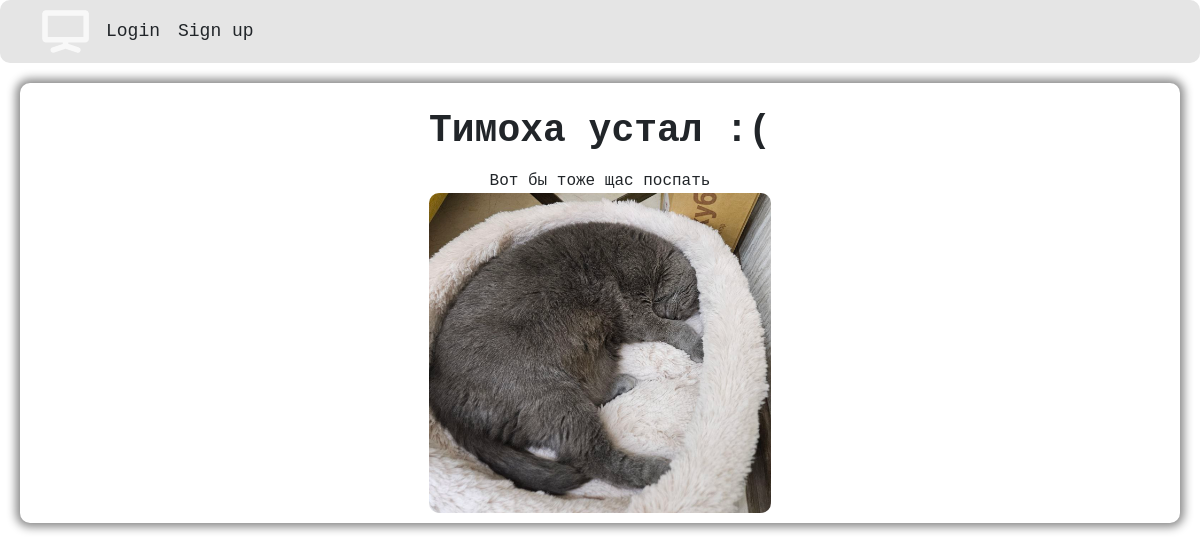
Page /articles/qspf on the committed database.
### articles/models.py (models this page shows, shortened)
class Article(models.Model):
    title = models.CharField(max_length = 200)
    slug = models.SlugField()
    body = models.TextField()
    date = models.DateTimeField(auto_now_add = True)
    thumbnail = models.ImageField(upload_to='images/', blank=True, default='images/default.png')
    author = models.ForeignKey(User, default=None, on_delete=models.CASCADE)

### articles/views.py (the view)
# urls.py: path('<slug:slug>', views.article_item, name='article_detail'),
def article_item(request, slug):
    articles = Article.objects.all().order_by('date')
    article = Article.objects.get(slug=slug)
    return render(request, 'articles/article_item.html', {'article': article, 'articles' : articles})

### articles/templates/articles/article_item.html (shortened to what this page needs)
{% extends "articles/base_layout.html" %}
{%block content %}
<div class="article-detail">
    <h1>{{ article.title }}</h1>
    <p class = "article-p">{{ article.body }}</p>
    {% if article.thumbnail %}
    <img class = "article-img" src = "{{ article.thumbnail.url }}" alt = "">
    {% endif %}
</div>
{% endblock content %}

### static/css/style.css (style rules this page uses)
body { background-color: b0b0b0; font-family: 'Courier New', Courier, monospace; margin: 0px 0px 20px 0px; }
h1 { font-size: 38px; text-align: center; padding: 15px; margin: 0px; font-weight: 700; }
p { margin-bottom: 0px; }
.article-p { text-align: center; }
.article-detail { background-color:white; box-shadow: 0px 0px 10px 4px #888; margin: 20px; border-radius: 10px; padding: 10px; }
.article-img { border-radius: 10px; display: flex; margin: auto; max-width: 30%; }

### rows in the picture
Article: title "Тимоха устал :(", body "Вот бы тоже щас поспать", thumbnail (picture)
